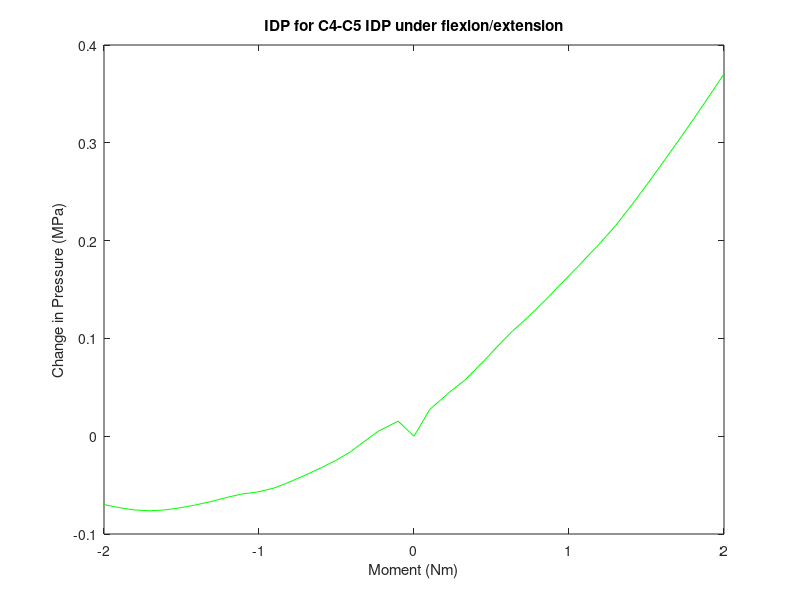

Write MATLAB code to recreate this figure. (Note: this script raises an error after producing the figure.)
%% this script plots average IDP for the c5-c6 nucleus pulposus under flexion/extension, lateral bending, and axial rotation
%model 2
%% flexion/extension (4n4p) c5-c6 Average IDP
%4n
p4n=[0.209013 0.224404 0.214073 0.200352 0.193127 0.184245 0.176571 0.168165 0.160958 0.156042 0.151876 0.149967 0.1466 0.142197 0.1388 0.135735 0.133626 0.132761 0.133718 0.13593 0.139107];
x4n=[2 2.05126 2.11533 2.17471 2.20447 2.25221 2.30059 2.35788 2.41099 2.45099 2.50605 2.55427 2.60174 2.65492 2.70335 2.75569 2.80363 2.85302 2.90564 2.95047 3];

%4p
p4p=[0.209013 0.236507 0.254151 0.26675 0.285733 0.300028 0.31622 0.330496 0.349005 0.362853 0.382173 0.396318 0.406744 0.424585 0.447192 0.468154 0.494348 0.510003 0.535236 0.562108 0.579491];
x4p=[2 2.05126 2.11533 2.16533 2.2247 2.26689 2.31689 2.36689 2.42627 2.46846 2.52783 2.57002 2.60127 2.65098 2.70667 2.75577 2.81523 2.85038 2.90628 2.96349 3];

% delta loop
for n=1:20
    p4n1(n)=[p4n(n+1)-p4n(1)];
    p4p1(n)=[p4p(n+1)-p4p(1)];
end

% zero data and join
x4n1=-2*(x4n-2);
x4p1=[(x4p-2)*2];
p4p2=[0,p4p1];
x4=[flip(x4n1(2:21)),x4p1];
p4=[flip(p4n1),p4p2];

%plot
figure(1)
f3=plot(x4,p4,'g');
ylabel('Change in Pressure (MPa)')
xlabel('Moment (Nm)')
title('IDP for C4-C5 IDP under flexion/extension')
legend([f1,f2,f3],'intact','model 1','model 2')
hold on
%% lateral bending (5n5p) c3-c4 Average IDP
%5n
p5n=[0.209013 0.2305 0.23588 0.238491 0.241112 0.2448 0.246731 0.250669 0.253956 0.257693 0.262212 0.264432 0.266802 0.269401 0.270082 0.270681 0.270487 0.269715 0.267594 0.263756 0.261747];
x5n=[2 2.05026 2.11433 2.16433 2.21433 2.27371 2.30007 2.35578 2.40928 2.45979 2.52161 2.5572 2.60603 2.68118 2.71243 2.7511 2.82625 2.8575 2.91199 2.97132 3];

%5p
p5p=[0.209013 0.230722 0.234646 0.235165 0.234995 0.235523 0.236769 0.237002 0.237687 0.237867 0.238311 0.239022 0.240468 0.241846 0.242499 0.242594 0.242148 0.241408 0.240114 0.237558 0.233999];
x5p=[2 2.05126 2.11533 2.17471 2.20404 2.25438 2.33159 2.3549 2.4016 2.46738 2.50746 2.55002 2.60679 2.65835 2.71084 2.76368 2.81124 2.86007 2.90407 2.95108 3];

% delta loop
for n=1:20
    p5n1(n)=[p5n(n+1)-p5n(1)];
    p5p1(n)=[p5p(n+1)-p5p(1)];
end

% zero data and join
x5n1=-2*(x5n-2);
x5p1=[(x5p-2)*2];
p5p2=[0,p5p1];
x5=[flip(x5n1(2:21)),x5p1];
p5=[flip(p5n1),p5p2];

%plot
figure(2)
d3=plot(x5,p5,'g');
ylabel('Change in Pressure (MPa)')
xlabel('Moment (Nm)')
title('IDP for C4-C5 IDP under lateral bending')
legend([d1,d2,d3],'intact','model 1','model 2')
hold on
%% axial rotation (6n6p) c3-c4 Average IDP
%6n
p6n=[0.209013 0.251616 0.258989 0.269213 0.274113 0.285685 0.292534 0.302685 0.308715 0.314731 0.322074 0.331262 0.338676 0.343846 0.350161 0.356389 0.362493 0.368542 0.37569 0.38076 0.384497];
x6n=[2 2.05478 2.10546 2.17115 2.2004 2.26892 2.30837 2.36775 2.40818 2.45012 2.50186 2.56957 2.6267 2.66729 2.71729 2.76729 2.81729 2.86729 2.92666 2.96885 3];

%6p
p6p=[0.209013 0.230236 0.234349 0.235678 0.237318 0.239969 0.245311 0.250267 0.256094 0.26131 0.267419 0.273543 0.280434 0.289714 0.295725 0.307588 0.312884 0.322452 0.329284 0.3372 0.3442];
x6p=[2 2.05026 2.11433 2.15261 2.2098 2.25679 2.30943 2.35333 2.40624 2.4511 2.50404 2.55744 2.60598 2.66477 2.70156 2.77304 2.80429 2.86109 2.90333 2.95384 3];

% delta loop
for n=1:20
    p6n1(n)=[p6n(n+1)-p6n(1)];
    p6p1(n)=[p6p(n+1)-p6p(1)];
end

% zero data and join
x6n1=-2*(x6n-2);
x6p1=[(x6p-2)*2];
p6p2=[0,p6p1];
x6=[flip(x6n1(2:21)),x6p1];
p6=[flip(p6n1),p6p2];

%plot
figure(3)
s3=plot(x6,p6,'g');
ylabel('Change in Pressure (MPa)')
xlabel('Moment (Nm)')
title('IDP for C4-C5 under axial rotation')
legend([s1,s2,s3],'intact','model 1','model 2')
hold on